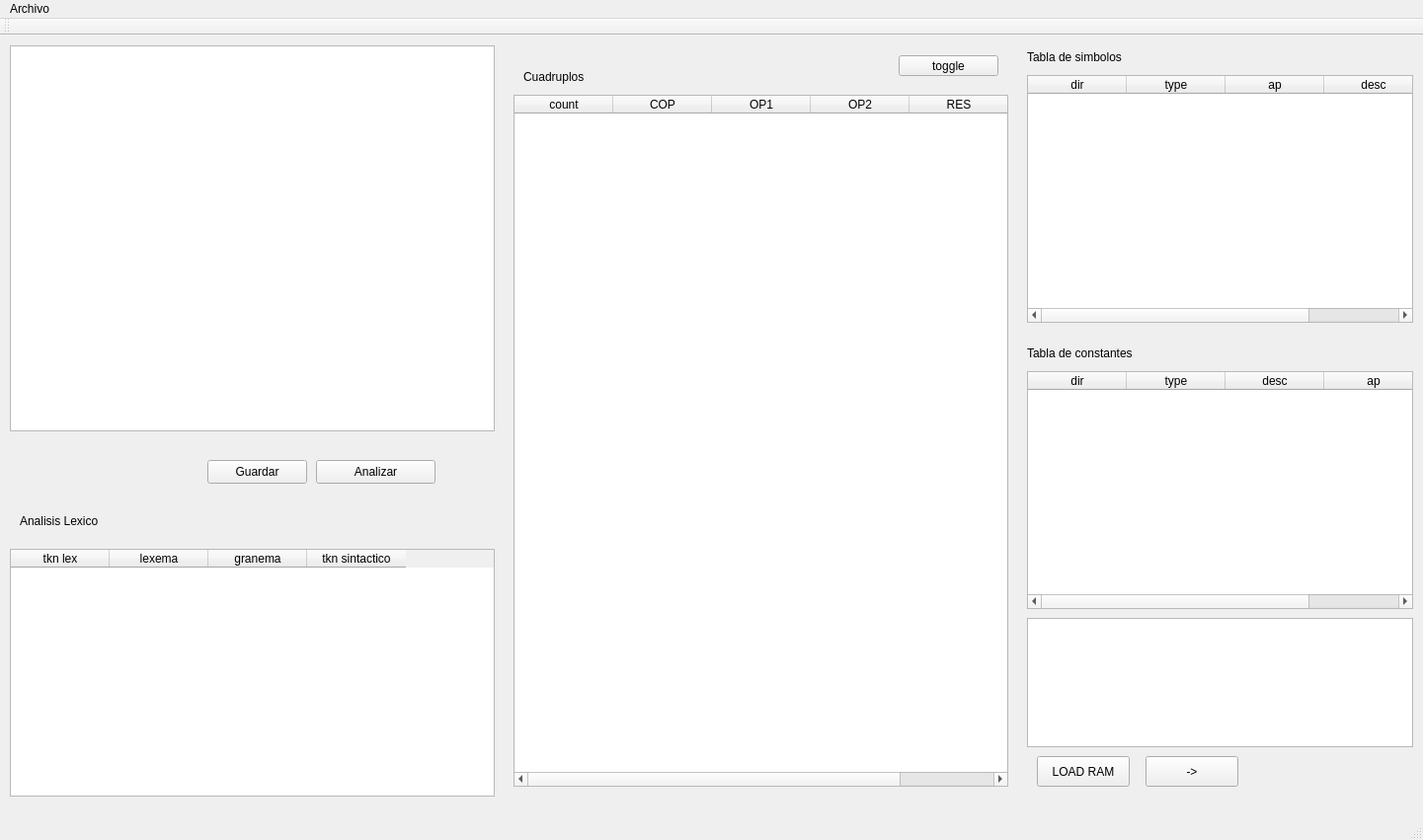
<?xml version="1.0" encoding="UTF-8"?>
<ui version="4.0">
 <class>MainWindow</class>
 <widget class="QMainWindow" name="MainWindow">
  <property name="geometry">
   <rect>
    <x>0</x>
    <y>0</y>
    <width>1441</width>
    <height>851</height>
   </rect>
  </property>
  <property name="windowTitle">
   <string>MainWindow</string>
  </property>
  <widget class="QWidget" name="centralWidget">
   <widget class="QPushButton" name="pushButton_2">
    <property name="geometry">
     <rect>
      <x>320</x>
      <y>430</y>
      <width>121</width>
      <height>24</height>
     </rect>
    </property>
    <property name="text">
     <string>Analizar</string>
    </property>
   </widget>
   <widget class="QTextBrowser" name="textBrowser">
    <property name="geometry">
     <rect>
      <x>10</x>
      <y>10</y>
      <width>491</width>
      <height>391</height>
     </rect>
    </property>
    <property name="readOnly">
     <bool>false</bool>
    </property>
   </widget>
   <widget class="QPushButton" name="pushButton">
    <property name="geometry">
     <rect>
      <x>210</x>
      <y>430</y>
      <width>101</width>
      <height>24</height>
     </rect>
    </property>
    <property name="text">
     <string>Guardar</string>
    </property>
   </widget>
   <widget class="QTableWidget" name="tableWidget">
    <property name="geometry">
     <rect>
      <x>10</x>
      <y>520</y>
      <width>491</width>
      <height>251</height>
     </rect>
    </property>
    <column>
     <property name="text">
      <string>tkn lex</string>
     </property>
    </column>
    <column>
     <property name="text">
      <string>lexema</string>
     </property>
    </column>
    <column>
     <property name="text">
      <string>granema</string>
     </property>
    </column>
    <column>
     <property name="text">
      <string>tkn sintactico</string>
     </property>
    </column>
   </widget>
   <widget class="QTableWidget" name="tableWidget_2">
    <property name="geometry">
     <rect>
      <x>520</x>
      <y>60</y>
      <width>501</width>
      <height>701</height>
     </rect>
    </property>
    <column>
     <property name="text">
      <string>count</string>
     </property>
    </column>
    <column>
     <property name="text">
      <string>COP</string>
     </property>
    </column>
    <column>
     <property name="text">
      <string>OP1</string>
     </property>
    </column>
    <column>
     <property name="text">
      <string>OP2</string>
     </property>
    </column>
    <column>
     <property name="text">
      <string>RES</string>
     </property>
    </column>
   </widget>
   <widget class="QPushButton" name="pushButton_3">
    <property name="geometry">
     <rect>
      <x>910</x>
      <y>20</y>
      <width>101</width>
      <height>21</height>
     </rect>
    </property>
    <property name="text">
     <string>toggle</string>
    </property>
   </widget>
   <widget class="QTableWidget" name="tableWidget_3">
    <property name="geometry">
     <rect>
      <x>1040</x>
      <y>40</y>
      <width>391</width>
      <height>251</height>
     </rect>
    </property>
    <column>
     <property name="text">
      <string>dir</string>
     </property>
    </column>
    <column>
     <property name="text">
      <string>type</string>
     </property>
    </column>
    <column>
     <property name="text">
      <string>ap</string>
     </property>
    </column>
    <column>
     <property name="text">
      <string>desc</string>
     </property>
    </column>
   </widget>
   <widget class="QTableWidget" name="tableWidget_4">
    <property name="geometry">
     <rect>
      <x>1040</x>
      <y>340</y>
      <width>391</width>
      <height>241</height>
     </rect>
    </property>
    <property name="columnCount">
     <number>4</number>
    </property>
    <column>
     <property name="text">
      <string>dir</string>
     </property>
    </column>
    <column>
     <property name="text">
      <string>type</string>
     </property>
    </column>
    <column>
     <property name="text">
      <string>desc</string>
     </property>
    </column>
    <column>
     <property name="text">
      <string>ap</string>
     </property>
    </column>
   </widget>
   <widget class="QLabel" name="label">
    <property name="geometry">
     <rect>
      <x>1040</x>
      <y>10</y>
      <width>161</width>
      <height>23</height>
     </rect>
    </property>
    <property name="text">
     <string>Tabla de simbolos</string>
    </property>
   </widget>
   <widget class="QLabel" name="label_2">
    <property name="geometry">
     <rect>
      <x>1040</x>
      <y>310</y>
      <width>151</width>
      <height>23</height>
     </rect>
    </property>
    <property name="text">
     <string>Tabla de constantes</string>
    </property>
   </widget>
   <widget class="QLabel" name="label_3">
    <property name="geometry">
     <rect>
      <x>20</x>
      <y>480</y>
      <width>151</width>
      <height>23</height>
     </rect>
    </property>
    <property name="text">
     <string>Analisis Lexico</string>
    </property>
   </widget>
   <widget class="QLabel" name="label_4">
    <property name="geometry">
     <rect>
      <x>530</x>
      <y>30</y>
      <width>121</width>
      <height>23</height>
     </rect>
    </property>
    <property name="text">
     <string>Cuadruplos</string>
    </property>
   </widget>
   <widget class="QPushButton" name="pushButton_4">
    <property name="geometry">
     <rect>
      <x>1160</x>
      <y>730</y>
      <width>94</width>
      <height>31</height>
     </rect>
    </property>
    <property name="text">
     <string>-&gt;</string>
    </property>
   </widget>
   <widget class="QPlainTextEdit" name="outputConsoleR">
    <property name="geometry">
     <rect>
      <x>1040</x>
      <y>590</y>
      <width>391</width>
      <height>131</height>
     </rect>
    </property>
   </widget>
   <widget class="QPushButton" name="pushButton_5">
    <property name="geometry">
     <rect>
      <x>1050</x>
      <y>730</y>
      <width>94</width>
      <height>31</height>
     </rect>
    </property>
    <property name="text">
     <string>LOAD RAM</string>
    </property>
   </widget>
  </widget>
  <widget class="QToolBar" name="mainToolBar">
   <attribute name="toolBarArea">
    <enum>TopToolBarArea</enum>
   </attribute>
   <attribute name="toolBarBreak">
    <bool>false</bool>
   </attribute>
  </widget>
  <widget class="QStatusBar" name="statusBar"/>
  <widget class="QMenuBar" name="menuBar">
   <property name="geometry">
    <rect>
     <x>0</x>
     <y>0</y>
     <width>1441</width>
     <height>23</height>
    </rect>
   </property>
   <widget class="QMenu" name="menuArchivo">
    <property name="title">
     <string>Archivo</string>
    </property>
    <addaction name="actOpenFile"/>
   </widget>
   <addaction name="menuArchivo"/>
  </widget>
  <action name="actionAbrir">
   <property name="text">
    <string>Abrir</string>
   </property>
  </action>
  <action name="actOpenFile">
   <property name="text">
    <string>Abrir</string>
   </property>
  </action>
 </widget>
 <layoutdefault spacing="6" margin="11"/>
 <resources/>
 <connections/>
</ui>
